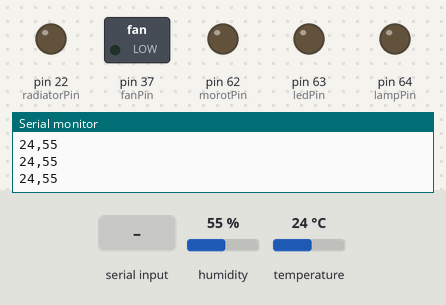
This sketch was run on a simulated Arduino Mega 2560, built with avr-gcc and run on an emulated ATmega2560. Parts: switched loads named in the sketch (green lamp = pin HIGH), output pins drawn as LEDs (lit = HIGH), the last lines printed to the serial monitor. Inputs (shaded band) come from the test bench; at power-on: humidity 55 %, temperature 24 °C.

Above: at 1.2 s.
1.3 s: "a" received over Serial
At 3.1 s:
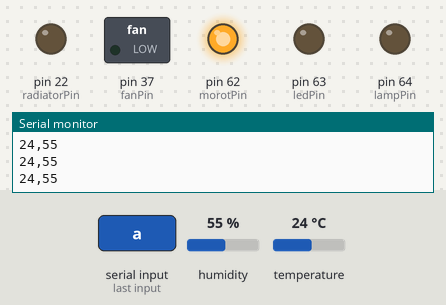
3.8 s: humidity set to 46 %
5.7 s: humidity set to 43 %
At 6.8 s:
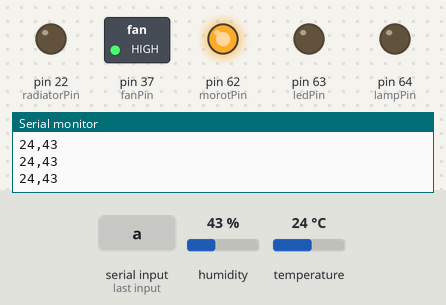
8.0 s: temperature set to 13 °C
9.7 s: temperature set to 10 °C
At 11.8 s:
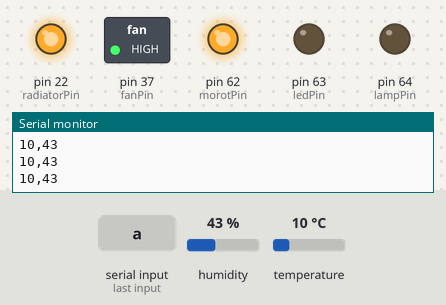
12.1 s: "b" received over Serial
At 14.1 s:
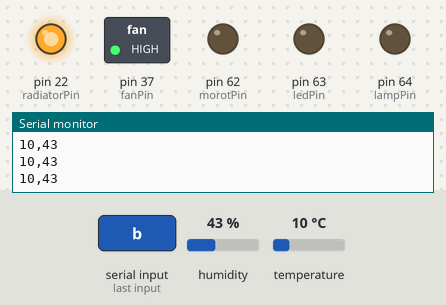
Timing chart, 0 to 15.6 s (numbered marks = the images above; inputs shaded):
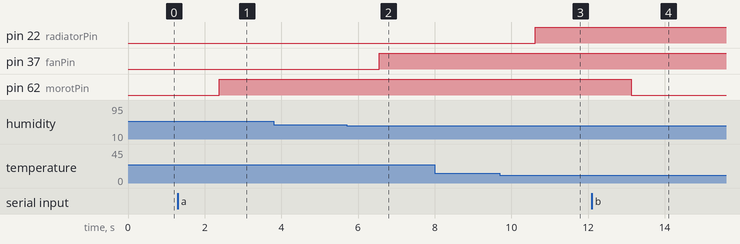

The sketch:

clever_home.ino
```cpp
#include "DHT.h"

#define DHTPIN 53
#define DHTTYPE DHT11
#define radiatorPin 22
#define fanPin 37
#define morotPin 62
#define ledPin 63
#define lampPin 64

String hour = "";

DHT dht(DHTPIN, DHTTYPE);

void setup() {
  Serial.begin(9600);

  pinMode(radiatorPin, OUTPUT);
  digitalWrite(radiatorPin, LOW);
  pinMode(fanPin, OUTPUT);
  pinMode(morotPin, OUTPUT);
  pinMode(ledPin, OUTPUT);
  pinMode(lampPin, OUTPUT);
  dht.begin();
}

void loop() {
  int temp = dht.readTemperature();
  int humid = dht.readHumidity();
  delay(50);
  Serial.print(temp);
  Serial.print(",");
  Serial.print(humid);
  Serial.println();

  if (temp < 12) {
    digitalWrite(radiatorPin, HIGH);
  }
  else if (temp > 18) {
    digitalWrite(radiatorPin, LOW);
  }
  if (humid < 45) {
    digitalWrite(fanPin, HIGH);
  } else if (humid > 65) {
    digitalWrite(fanPin, LOW);
  }

  if (Serial.available()) // Read from serial port
  {
    char key = Serial.read();
    String val = Serial.readString();
    switch (key) {
      case 'a':
        digitalWrite(morotPin, HIGH);
        break;
      case 'b':
        digitalWrite(morotPin, LOW);
        break;
      case 'c':
        digitalWrite(ledPin, HIGH);
        break;
      case 'd':
        digitalWrite(ledPin, LOW);
        break;
      case 'e':
        digitalWrite(lampPin, HIGH);
        break;
      case 'f':
        digitalWrite(lampPin, LOW);
        break;
      case 'g':
        digitalWrite(fanPin, HIGH);
        break;
      case 'h':
        digitalWrite(fanPin, LOW);
        break;
      case 'i':
        digitalWrite(radiatorPin, HIGH);
        break;
      case 'j':
        digitalWrite(radiatorPin, LOW);
        break;
    }
  }
  delay(50);
}
```

Measured:
- the behaviour switches between 45 and 44 % on humidity (found by bisection; images 1 and 2)
- the behaviour switches between 12 and 11 °C on temperature (found by bisection; images 2 and 3)
- after the input at 1.3 s, pin 62 (morotPin): LOW → HIGH after 1.1 s
- after the input at 5.7 s, pin 37 (fanPin): LOW → HIGH after 0.86 s
- after the input at 9.7 s, pin 22 (radiatorPin): LOW → HIGH after 0.92 s
- after the input at 12.1 s, pin 62 (morotPin): HIGH → LOW after 1.0 s
